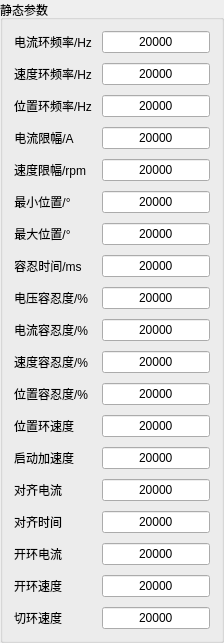
         <widget class="QGroupBox" name="static_parameter">
          <property name="title">
           <string>静态参数</string>
          </property>
          <layout class="QFormLayout" name="formLayout_2">
           <property name="horizontalSpacing">
            <number>10</number>
           </property>
           <property name="verticalSpacing">
            <number>10</number>
           </property>
           <item row="0" column="0">
            <widget class="QLabel" name="label_48">
             <property name="sizePolicy">
              <sizepolicy hsizetype="Expanding" vsizetype="Preferred">
               <horstretch>0</horstretch>
               <verstretch>0</verstretch>
              </sizepolicy>
             </property>
             <property name="text">
              <string>电流环频率/Hz</string>
             </property>
             <property name="alignment">
              <set>Qt::AlignCenter</set>
             </property>
            </widget>
           </item>
           <item row="0" column="1">
            <widget class="QLineEdit" name="f_current">
             <property name="sizePolicy">
              <sizepolicy hsizetype="Expanding" vsizetype="Fixed">
               <horstretch>0</horstretch>
               <verstretch>0</verstretch>
              </sizepolicy>
             </property>
             <property name="minimumSize">
              <size>
               <width>40</width>
               <height>0</height>
              </size>
             </property>
             <property name="text">
              <string>20000</string>
             </property>
             <property name="alignment">
              <set>Qt::AlignCenter</set>
             </property>
            </widget>
           </item>
           <item row="1" column="0">
            <widget class="QLabel" name="label_63">
             <property name="sizePolicy">
              <sizepolicy hsizetype="Expanding" vsizetype="Preferred">
               <horstretch>0</horstretch>
               <verstretch>0</verstretch>
              </sizepolicy>
             </property>
             <property name="text">
              <string>速度环频率/Hz</string>
             </property>
             <property name="alignment">
              <set>Qt::AlignCenter</set>
             </property>
            </widget>
           </item>
           <item row="1" column="1">
            <widget class="QLineEdit" name="f_speed">
             <property name="sizePolicy">
              <sizepolicy hsizetype="Expanding" vsizetype="Fixed">
               <horstretch>0</horstretch>
               <verstretch>0</verstretch>
              </sizepolicy>
             </property>
             <property name="minimumSize">
              <size>
               <width>40</width>
               <height>0</height>
              </size>
             </property>
             <property name="text">
              <string>20000</string>
             </property>
             <property name="alignment">
              <set>Qt::AlignCenter</set>
             </property>
            </widget>
           </item>
           <item row="2" column="0">
            <widget class="QLabel" name="label_62">
             <property name="sizePolicy">
              <sizepolicy hsizetype="Expanding" vsizetype="Preferred">
               <horstretch>0</horstretch>
               <verstretch>0</verstretch>
              </sizepolicy>
             </property>
             <property name="text">
              <string>位置环频率/Hz</string>
             </property>
             <property name="alignment">
              <set>Qt::AlignCenter</set>
             </property>
            </widget>
           </item>
           <item row="2" column="1">
            <widget class="QLineEdit" name="f_postion">
             <property name="sizePolicy">
              <sizepolicy hsizetype="Expanding" vsizetype="Fixed">
               <horstretch>0</horstretch>
               <verstretch>0</verstretch>
              </sizepolicy>
             </property>
             <property name="minimumSize">
              <size>
               <width>40</width>
               <height>0</height>
              </size>
             </property>
             <property name="text">
              <string>20000</string>
             </property>
             <property name="alignment">
              <set>Qt::AlignCenter</set>
             </property>
            </widget>
           </item>
           <item row="3" column="0">
            <widget class="QLabel" name="label_61">
             <property name="sizePolicy">
              <sizepolicy hsizetype="Expanding" vsizetype="Preferred">
               <horstretch>0</horstretch>
               <verstretch>0</verstretch>
              </sizepolicy>
             </property>
             <property name="text">
              <string>电流限幅/A</string>
             </property>
             <property name="alignment">
              <set>Qt::AlignCenter</set>
             </property>
            </widget>
           </item>
           <item row="3" column="1">
            <widget class="QLineEdit" name="limit_current">
             <property name="sizePolicy">
              <sizepolicy hsizetype="Expanding" vsizetype="Fixed">
               <horstretch>0</horstretch>
               <verstretch>0</verstretch>
              </sizepolicy>
             </property>
             <property name="minimumSize">
              <size>
               <width>40</width>
               <height>0</height>
              </size>
             </property>
             <property name="text">
              <string>20000</string>
             </property>
             <property name="alignment">
              <set>Qt::AlignCenter</set>
             </property>
            </widget>
           </item>
           <item row="4" column="0">
            <widget class="QLabel" name="label_60">
             <property name="sizePolicy">
              <sizepolicy hsizetype="Expanding" vsizetype="Preferred">
               <horstretch>0</horstretch>
               <verstretch>0</verstretch>
              </sizepolicy>
             </property>
             <property name="text">
              <string>速度限幅/rpm</string>
             </property>
             <property name="alignment">
              <set>Qt::AlignCenter</set>
             </property>
            </widget>
           </item>
           <item row="4" column="1">
            <widget class="QLineEdit" name="limit_speed">
             <property name="sizePolicy">
              <sizepolicy hsizetype="Expanding" vsizetype="Fixed">
               <horstretch>0</horstretch>
               <verstretch>0</verstretch>
              </sizepolicy>
             </property>
             <property name="minimumSize">
              <size>
               <width>40</width>
               <height>0</height>
              </size>
             </property>
             <property name="text">
              <string>20000</string>
             </property>
             <property name="alignment">
              <set>Qt::AlignCenter</set>
             </property>
            </widget>
           </item>
           <item row="5" column="0">
            <widget class="QLabel" name="label_59">
             <property name="sizePolicy">
              <sizepolicy hsizetype="Expanding" vsizetype="Preferred">
               <horstretch>0</horstretch>
               <verstretch>0</verstretch>
              </sizepolicy>
             </property>
             <property name="text">
              <string>最小位置/°</string>
             </property>
             <property name="alignment">
              <set>Qt::AlignCenter</set>
             </property>
            </widget>
           </item>
           <item row="5" column="1">
            <widget class="QLineEdit" name="min_postion">
             <property name="sizePolicy">
              <sizepolicy hsizetype="Expanding" vsizetype="Fixed">
               <horstretch>0</horstretch>
               <verstretch>0</verstretch>
              </sizepolicy>
             </property>
             <property name="minimumSize">
              <size>
               <width>40</width>
               <height>0</height>
              </size>
             </property>
             <property name="text">
              <string>20000</string>
             </property>
             <property name="alignment">
              <set>Qt::AlignCenter</set>
             </property>
            </widget>
           </item>
           <item row="6" column="0">
            <widget class="QLabel" name="label_58">
             <property name="sizePolicy">
              <sizepolicy hsizetype="Expanding" vsizetype="Preferred">
               <horstretch>0</horstretch>
               <verstretch>0</verstretch>
              </sizepolicy>
             </property>
             <property name="text">
              <string>最大位置/°</string>
             </property>
             <property name="alignment">
              <set>Qt::AlignCenter</set>
             </property>
            </widget>
           </item>
           <item row="6" column="1">
            <widget class="QLineEdit" name="max_postion">
             <property name="sizePolicy">
              <sizepolicy hsizetype="Expanding" vsizetype="Fixed">
               <horstretch>0</horstretch>
               <verstretch>0</verstretch>
              </sizepolicy>
             </property>
             <property name="minimumSize">
              <size>
               <width>40</width>
               <height>0</height>
              </size>
             </property>
             <property name="text">
              <string>20000</string>
             </property>
             <property name="alignment">
              <set>Qt::AlignCenter</set>
             </property>
            </widget>
           </item>
           <item row="7" column="0">
            <widget class="QLabel" name="label_49">
             <property name="sizePolicy">
              <sizepolicy hsizetype="Expanding" vsizetype="Preferred">
               <horstretch>0</horstretch>
               <verstretch>0</verstretch>
              </sizepolicy>
             </property>
             <property name="text">
              <string>容忍时间/ms</string>
             </property>
             <property name="alignment">
              <set>Qt::AlignCenter</set>
             </property>
            </widget>
           </item>
           <item row="7" column="1">
            <widget class="QLineEdit" name="tolerate_time">
             <property name="sizePolicy">
              <sizepolicy hsizetype="Expanding" vsizetype="Fixed">
               <horstretch>0</horstretch>
               <verstretch>0</verstretch>
              </sizepolicy>
             </property>
             <property name="minimumSize">
              <size>
               <width>40</width>
               <height>0</height>
              </size>
             </property>
             <property name="text">
              <string>20000</string>
             </property>
             <property name="alignment">
              <set>Qt::AlignCenter</set>
             </property>
            </widget>
           </item>
           <item row="8" column="0">
            <widget class="QLabel" name="label_50">
             <property name="sizePolicy">
              <sizepolicy hsizetype="Expanding" vsizetype="Preferred">
               <horstretch>0</horstretch>
               <verstretch>0</verstretch>
              </sizepolicy>
             </property>
             <property name="text">
              <string>电压容忍度/%</string>
             </property>
             <property name="alignment">
              <set>Qt::AlignCenter</set>
             </property>
            </widget>
           </item>
           <item row="8" column="1">
            <widget class="QLineEdit" name="tolerate_voltage">
             <property name="sizePolicy">
              <sizepolicy hsizetype="Expanding" vsizetype="Fixed">
               <horstretch>0</horstretch>
               <verstretch>0</verstretch>
              </sizepolicy>
             </property>
             <property name="minimumSize">
              <size>
               <width>40</width>
               <height>0</height>
              </size>
             </property>
             <property name="text">
              <string>20000</string>
             </property>
             <property name="alignment">
              <set>Qt::AlignCenter</set>
             </property>
            </widget>
           </item>
           <item row="9" column="0">
            <widget class="QLabel" name="label_51">
             <property name="sizePolicy">
              <sizepolicy hsizetype="Expanding" vsizetype="Preferred">
               <horstretch>0</horstretch>
               <verstretch>0</verstretch>
              </sizepolicy>
             </property>
             <property name="text">
              <string>电流容忍度/%</string>
             </property>
             <property name="alignment">
              <set>Qt::AlignCenter</set>
             </property>
            </widget>
           </item>
           <item row="9" column="1">
            <widget class="QLineEdit" name="tolerate_current">
             <property name="sizePolicy">
              <sizepolicy hsizetype="Expanding" vsizetype="Fixed">
               <horstretch>0</horstretch>
               <verstretch>0</verstretch>
              </sizepolicy>
             </property>
             <property name="minimumSize">
              <size>
               <width>40</width>
               <height>0</height>
              </size>
             </property>
             <property name="text">
              <string>20000</string>
             </property>
             <property name="alignment">
              <set>Qt::AlignCenter</set>
             </property>
            </widget>
           </item>
           <item row="10" column="0">
            <widget class="QLabel" name="label_52">
             <property name="sizePolicy">
              <sizepolicy hsizetype="Expanding" vsizetype="Preferred">
               <horstretch>0</horstretch>
               <verstretch>0</verstretch>
              </sizepolicy>
             </property>
             <property name="text">
              <string>速度容忍度/%</string>
             </property>
             <property name="alignment">
              <set>Qt::AlignCenter</set>
             </property>
            </widget>
           </item>
           <item row="10" column="1">
            <widget class="QLineEdit" name="tolerate_speed">
             <property name="sizePolicy">
              <sizepolicy hsizetype="Expanding" vsizetype="Fixed">
               <horstretch>0</horstretch>
               <verstretch>0</verstretch>
              </sizepolicy>
             </property>
             <property name="minimumSize">
              <size>
               <width>40</width>
               <height>0</height>
              </size>
             </property>
             <property name="text">
              <string>20000</string>
             </property>
             <property name="alignment">
              <set>Qt::AlignCenter</set>
             </property>
            </widget>
           </item>
           <item row="11" column="0">
            <widget class="QLabel" name="label_53">
             <property name="sizePolicy">
              <sizepolicy hsizetype="Expanding" vsizetype="Preferred">
               <horstretch>0</horstretch>
               <verstretch>0</verstretch>
              </sizepolicy>
             </property>
             <property name="text">
              <string>位置容忍度/%</string>
             </property>
             <property name="alignment">
              <set>Qt::AlignCenter</set>
             </property>
            </widget>
           </item>
           <item row="11" column="1">
            <widget class="QLineEdit" name="tolerate_postion">
             <property name="sizePolicy">
              <sizepolicy hsizetype="Expanding" vsizetype="Fixed">
               <horstretch>0</horstretch>
               <verstretch>0</verstretch>
              </sizepolicy>
             </property>
             <property name="minimumSize">
              <size>
               <width>40</width>
               <height>0</height>
              </size>
             </property>
             <property name="text">
              <string>20000</string>
             </property>
             <property name="alignment">
              <set>Qt::AlignCenter</set>
             </property>
            </widget>
           </item>
           <item row="12" column="0">
            <widget class="QLabel" name="label_54">
             <property name="sizePolicy">
              <sizepolicy hsizetype="Expanding" vsizetype="Preferred">
               <horstretch>0</horstretch>
               <verstretch>0</verstretch>
              </sizepolicy>
             </property>
             <property name="text">
              <string>位置环速度</string>
             </property>
             <property name="alignment">
              <set>Qt::AlignCenter</set>
             </property>
            </widget>
           </item>
           <item row="12" column="1">
            <widget class="QLineEdit" name="postion_speed">
             <property name="sizePolicy">
              <sizepolicy hsizetype="Expanding" vsizetype="Fixed">
               <horstretch>0</horstretch>
               <verstretch>0</verstretch>
              </sizepolicy>
             </property>
             <property name="minimumSize">
              <size>
               <width>40</width>
               <height>0</height>
              </size>
             </property>
             <property name="text">
              <string>20000</string>
             </property>
             <property name="alignment">
              <set>Qt::AlignCenter</set>
             </property>
            </widget>
           </item>
           <item row="13" column="0">
            <widget class="QLabel" name="label_55">
             <property name="sizePolicy">
              <sizepolicy hsizetype="Expanding" vsizetype="Preferred">
               <horstretch>0</horstretch>
               <verstretch>0</verstretch>
              </sizepolicy>
             </property>
             <property name="text">
              <string>启动加速度</string>
             </property>
             <property name="alignment">
              <set>Qt::AlignCenter</set>
             </property>
            </widget>
           </item>
           <item row="13" column="1">
            <widget class="QLineEdit" name="acceleration">
             <property name="sizePolicy">
              <sizepolicy hsizetype="Expanding" vsizetype="Fixed">
               <horstretch>0</horstretch>
               <verstretch>0</verstretch>
              </sizepolicy>
             </property>
             <property name="minimumSize">
              <size>
               <width>40</width>
               <height>0</height>
              </size>
             </property>
             <property name="text">
              <string>20000</string>
             </property>
             <property name="alignment">
              <set>Qt::AlignCenter</set>
             </property>
            </widget>
           </item>
           <item row="14" column="0">
            <widget class="QLabel" name="label_56">
             <property name="sizePolicy">
              <sizepolicy hsizetype="Expanding" vsizetype="Preferred">
               <horstretch>0</horstretch>
               <verstretch>0</verstretch>
              </sizepolicy>
             </property>
             <property name="text">
              <string>对齐电流</string>
             </property>
             <property name="alignment">
              <set>Qt::AlignCenter</set>
             </property>
            </widget>
           </item>
           <item row="14" column="1">
            <widget class="QLineEdit" name="align_current">
             <property name="sizePolicy">
              <sizepolicy hsizetype="Expanding" vsizetype="Fixed">
               <horstretch>0</horstretch>
               <verstretch>0</verstretch>
              </sizepolicy>
             </property>
             <property name="minimumSize">
              <size>
               <width>40</width>
               <height>0</height>
              </size>
             </property>
             <property name="text">
              <string>20000</string>
             </property>
             <property name="alignment">
              <set>Qt::AlignCenter</set>
             </property>
            </widget>
           </item>
           <item row="15" column="0">
            <widget class="QLabel" name="label_57">
             <property name="sizePolicy">
              <sizepolicy hsizetype="Expanding" vsizetype="Preferred">
               <horstretch>0</horstretch>
               <verstretch>0</verstretch>
              </sizepolicy>
             </property>
             <property name="text">
              <string>对齐时间</string>
             </property>
             <property name="alignment">
              <set>Qt::AlignCenter</set>
             </property>
            </widget>
           </item>
           <item row="15" column="1">
            <widget class="QLineEdit" name="align_time">
             <property name="sizePolicy">
              <sizepolicy hsizetype="Expanding" vsizetype="Fixed">
               <horstretch>0</horstretch>
               <verstretch>0</verstretch>
              </sizepolicy>
             </property>
             <property name="minimumSize">
              <size>
               <width>40</width>
               <height>0</height>
              </size>
             </property>
             <property name="text">
              <string>20000</string>
             </property>
             <property name="alignment">
              <set>Qt::AlignCenter</set>
             </property>
            </widget>
           </item>
           <item row="16" column="0">
            <widget class="QLabel" name="label_12">
             <property name="sizePolicy">
              <sizepolicy hsizetype="Expanding" vsizetype="Preferred">
               <horstretch>0</horstretch>
               <verstretch>0</verstretch>
              </sizepolicy>
             </property>
             <property name="text">
              <string>开环电流</string>
             </property>
             <property name="alignment">
              <set>Qt::AlignCenter</set>
             </property>
            </widget>
           </item>
           <item row="16" column="1">
            <widget class="QLineEdit" name="openloop_current">
             <property name="sizePolicy">
              <sizepolicy hsizetype="Expanding" vsizetype="Fixed">
               <horstretch>0</horstretch>
               <verstretch>0</verstretch>
              </sizepolicy>
             </property>
             <property name="minimumSize">
              <size>
               <width>40</width>
               <height>0</height>
              </size>
             </property>
             <property name="text">
              <string>20000</string>
             </property>
             <property name="alignment">
              <set>Qt::AlignCenter</set>
             </property>
            </widget>
           </item>
           <item row="17" column="0">
            <widget class="QLabel" name="label_65">
             <property name="sizePolicy">
              <sizepolicy hsizetype="Expanding" vsizetype="Preferred">
               <horstretch>0</horstretch>
               <verstretch>0</verstretch>
              </sizepolicy>
             </property>
             <property name="text">
              <string>开环速度</string>
             </property>
             <property name="alignment">
              <set>Qt::AlignCenter</set>
             </property>
            </widget>
           </item>
           <item row="17" column="1">
            <widget class="QLineEdit" name="openloop_speed">
             <property name="sizePolicy">
              <sizepolicy hsizetype="Expanding" vsizetype="Fixed">
               <horstretch>0</horstretch>
               <verstretch>0</verstretch>
              </sizepolicy>
             </property>
             <property name="minimumSize">
              <size>
               <width>40</width>
               <height>0</height>
              </size>
             </property>
             <property name="text">
              <string>20000</string>
             </property>
             <property name="alignment">
              <set>Qt::AlignCenter</set>
             </property>
            </widget>
           </item>
           <item row="18" column="0">
            <widget class="QLabel" name="label_66">
             <property name="sizePolicy">
              <sizepolicy hsizetype="Expanding" vsizetype="Preferred">
               <horstretch>0</horstretch>
               <verstretch>0</verstretch>
              </sizepolicy>
             </property>
             <property name="text">
              <string>切环速度</string>
             </property>
             <property name="alignment">
              <set>Qt::AlignCenter</set>
             </property>
            </widget>
           </item>
           <item row="18" column="1">
            <widget class="QLineEdit" name="changeloop_speed">
             <property name="sizePolicy">
              <sizepolicy hsizetype="Expanding" vsizetype="Fixed">
               <horstretch>0</horstretch>
               <verstretch>0</verstretch>
              </sizepolicy>
             </property>
             <property name="minimumSize">
              <size>
               <width>40</width>
               <height>0</height>
              </size>
             </property>
             <property name="text">
              <string>20000</string>
             </property>
             <property name="alignment">
              <set>Qt::AlignCenter</set>
             </property>
            </widget>
           </item>
          </layout>
         </widget>
